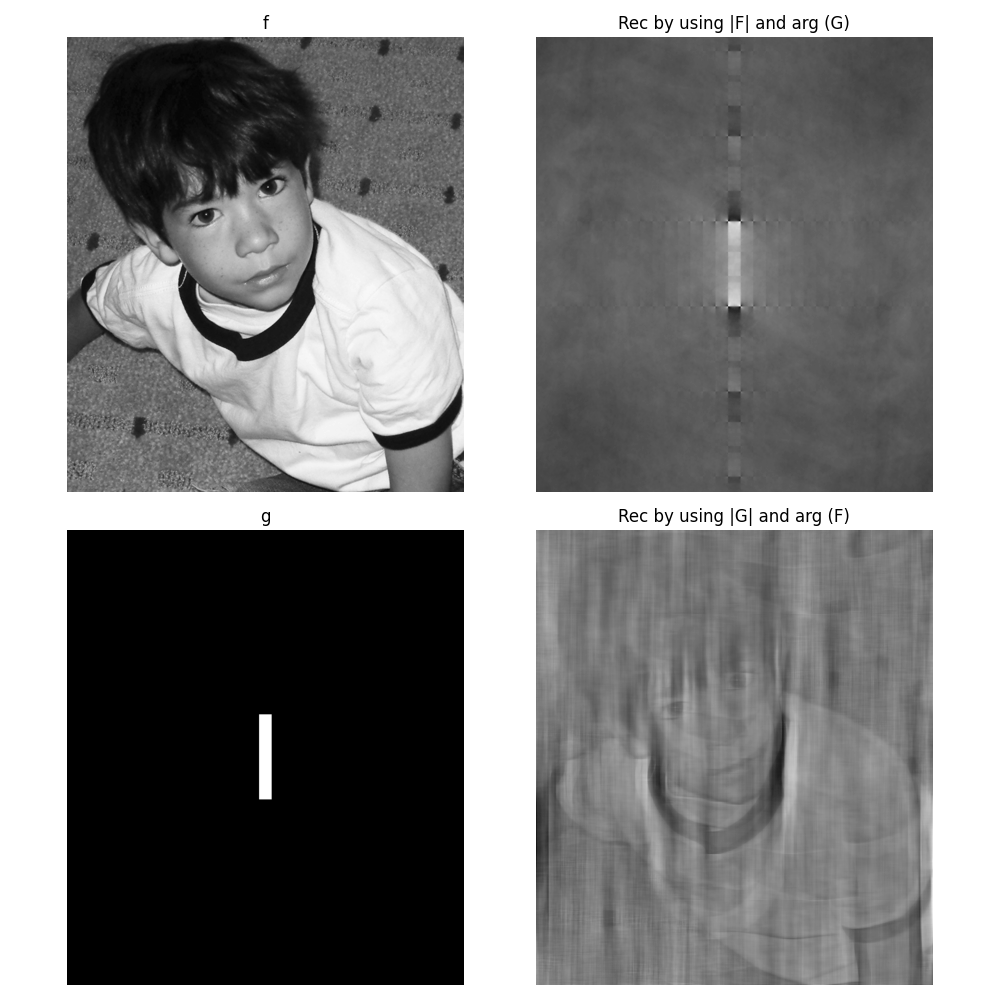

The script that saved this image:
import os
import sys
import numpy as np
import matplotlib.pyplot as plt
from skimage.io import imread
from skimage.transform import resize
from skimage.util import img_as_float
from libDIPUM.data_path import dip_data

# Data
img_path = dip_data('boy.tif')
f_orig = imread(img_path)

# MATLAB imresize preserves range for double; use preserve_range and then convert to float
f_resized = resize(f_orig, (1774, 1546), order=1, mode='reflect', anti_aliasing=True, preserve_range=True)
f = img_as_float(f_resized)

# Rectangle
g = np.zeros((1774, 1546), dtype=float)
# MATLAB 722:1052, 749:797 -> Python 0-based
g[721:1052, 748:797] = 1

# Fourier transform
F = np.fft.fft2(f)
G = np.fft.fft2(g)

# Reconstruct using mixed magnitude/phase
RecGModulusFAngle = np.real(np.fft.ifft2(np.abs(G) * np.exp(1j * np.angle(F))))
RecFModulusGAngle = np.real(np.fft.ifft2(np.abs(F) * np.exp(1j * np.angle(G))))

# Display
fig, axes = plt.subplots(2, 2, figsize=(10, 10))

axes[0, 0].imshow(f, cmap='gray')
axes[0, 0].set_title('f')
axes[0, 0].axis('off')

axes[0, 1].imshow(RecFModulusGAngle, cmap='gray')
axes[0, 1].set_title('Rec by using |F| and arg (G)')
axes[0, 1].axis('off')

axes[1, 0].imshow(g, cmap='gray')
axes[1, 0].set_title('g')
axes[1, 0].axis('off')

axes[1, 1].imshow(RecGModulusFAngle, cmap='gray')
axes[1, 1].set_title('Rec by using |G| and arg (F)')
axes[1, 1].axis('off')

plt.tight_layout()
plt.savefig('Figure426.png')
plt.show()
